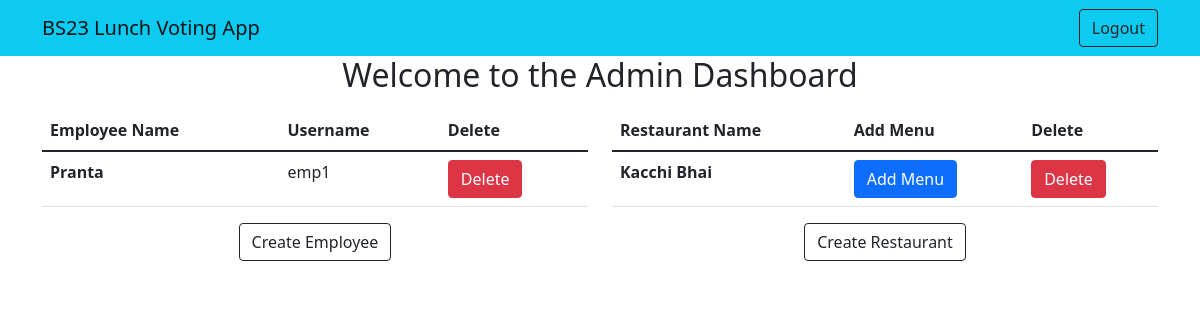
/admin_dashboard (signed in), run on an earlier commit of the app's database.
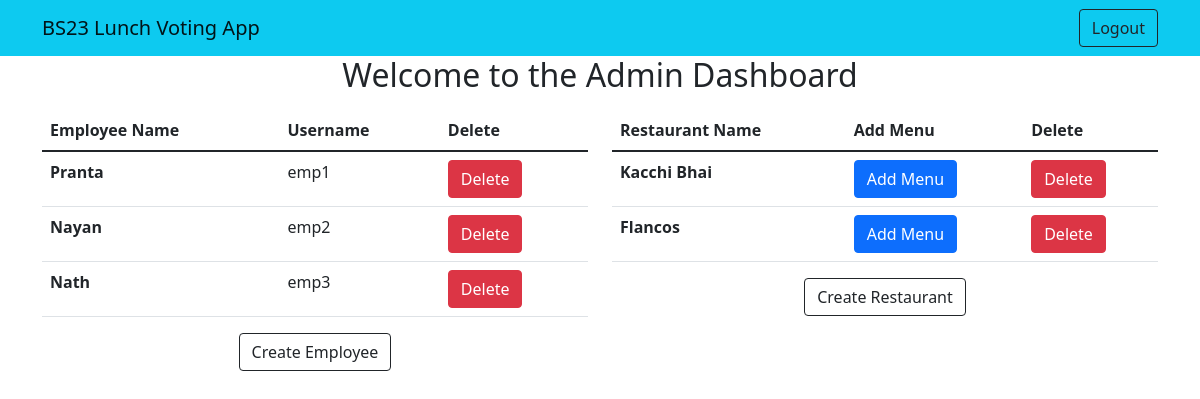
And on a later commit of the database.
### authentication/models.py (models this page shows, shortened)
class Employee(AbstractUser):
    name = models.CharField(max_length=255)

### restaurant_lunch_vote/models.py (models this page shows, shortened)
class Restaurant(models.Model):
    name = models.CharField(max_length=255)

### restaurant_lunch_vote/views.py (the view)
# urls.py: path('admin_dashboard',admin_dashboard,name="admin_dashboard"),
@user_passes_test(lambda u: u.is_superuser)
def admin_dashboard(request):
    restaurants = Restaurant.objects.all()
    employees = Employee.objects.exclude(username=request.user.username)
    return render(request, 'admindashboard.html', {'restaurants': restaurants,'employees':employees})

### templates/admindashboard.html
{% extends 'base.html' %}
{% block content %}
    <h2 class="text-center">Welcome to the Admin Dashboard</h2>
    <div class="container mt-3">
    <div class="row">
    <div class="col-md-6">
        <table class="table">
            <thead>
              <tr>
                <th scope="col">Employee Name</th>
                <th scope="col">Username</th>
                <th scope="col">Delete</th>
              </tr>
            </thead>
            <tbody>
                {% for employee in employees %}
                  <tr>
                    <th scope="row">{{ employee.name }}</th>
                    <td>{{employee.username}}</td>
                    <td><a
                        type="button"
                        href="delete-employee/{{employee.id}}"
                        class="btn btn-danger"
                    >
                        Delete
                    </a>
                    </td>
                  </tr>
                {% endfor %}
                </tbody>
              </table>
    <div class="text-center">
    <a type="button" class="btn btn-outline-dark ml-auto" href="{% url 'register' %}">Create Employee</a>
    </div>
    </div>
    <div class="col-md-6">
        <table class="table">
            <thead>
              <tr>
                <th scope="col">Restaurant Name</th>
                <th scope="col">Add Menu</th>
                <th scope="col">Delete</th>
              </tr>
            </thead>
            <tbody>
                {% for restaurant in restaurants %}
                  <tr>
                    <th scope="row">{{ restaurant.name }}</th>
                    <td><a
                        type="button"
                        href="{% url 'add_menu' restaurant.id %}"
                        class="btn btn-primary"
                    >
                        Add Menu
                    </a>
                    </td>
                    <td><a
                        type="button"
                        href="restaurants/delete-restaurant/{{restaurant.id}}"
                        class="btn btn-danger"
                    >
                        Delete
                    </a>
                    </td>
                  </tr>
                {% endfor %}
                </tbody>
              </table>
              <div class="text-center">
              <a type="button" class="btn btn-outline-dark ml-auto" href="{% url 'create-restaurant' %}">Create Restaurant</a>
              </div>
    </div>
{% endblock %}

What changed in the data, as far as the page shows it:
added Employee: name "Nayan", username "emp2"
added Employee: name "Nath", username "emp3"
added Restaurant: name "Flancos"
